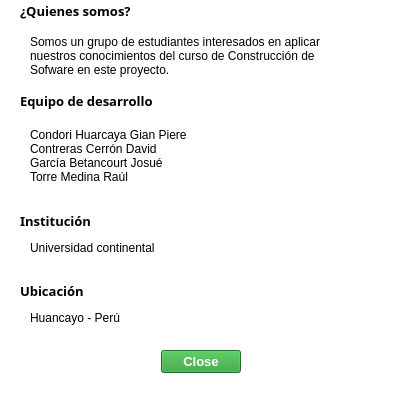
<?xml version="1.0" encoding="UTF-8"?>
<ui version="4.0">
 <class>AcercaDeNosotros</class>
 <widget class="QMainWindow" name="AcercaDeNosotros">
  <property name="windowModality">
   <enum>Qt::NonModal</enum>
  </property>
  <property name="geometry">
   <rect>
    <x>0</x>
    <y>0</y>
    <width>400</width>
    <height>400</height>
   </rect>
  </property>
  <property name="minimumSize">
   <size>
    <width>400</width>
    <height>400</height>
   </size>
  </property>
  <property name="maximumSize">
   <size>
    <width>400</width>
    <height>400</height>
   </size>
  </property>
  <property name="cursor">
   <cursorShape>ArrowCursor</cursorShape>
  </property>
  <property name="windowTitle">
   <string>Gestión de Sueldos</string>
  </property>
  <property name="styleSheet">
   <string notr="true">background-color: white</string>
  </property>
  <widget class="QWidget" name="centralwidget">
   <widget class="QLabel" name="label_2">
    <property name="geometry">
     <rect>
      <x>20</x>
      <y>0</y>
      <width>121</width>
      <height>21</height>
     </rect>
    </property>
    <property name="font">
     <font>
      <family>14pt Arial</family>
      <pointsize>10</pointsize>
      <italic>false</italic>
      <bold>true</bold>
     </font>
    </property>
    <property name="styleSheet">
     <string notr="true">font: 700 light 14pt &quot;Arial&quot;;
color: black;</string>
    </property>
    <property name="text">
     <string>¿Quienes somos?</string>
    </property>
   </widget>
   <widget class="QDialogButtonBox" name="buttonBoxCerrar">
    <property name="geometry">
     <rect>
      <x>160</x>
      <y>350</y>
      <width>81</width>
      <height>24</height>
     </rect>
    </property>
    <property name="font">
     <font>
      <pointsize>10</pointsize>
      <italic>false</italic>
      <bold>true</bold>
     </font>
    </property>
    <property name="styleSheet">
     <string notr="true">
font: bold 10pt;
color: white;
background: rgb(43, 155, 51);</string>
    </property>
    <property name="orientation">
     <enum>Qt::Horizontal</enum>
    </property>
    <property name="standardButtons">
     <set>QDialogButtonBox::Close</set>
    </property>
    <property name="centerButtons">
     <bool>true</bool>
    </property>
   </widget>
   <widget class="QLabel" name="label">
    <property name="geometry">
     <rect>
      <x>30</x>
      <y>30</y>
      <width>311</width>
      <height>51</height>
     </rect>
    </property>
    <property name="text">
     <string>Somos un grupo de estudiantes interesados en aplicar 
nuestros conocimientos del curso de Construcción de 
Sofware en este proyecto.</string>
    </property>
   </widget>
   <widget class="QLabel" name="label_3">
    <property name="geometry">
     <rect>
      <x>20</x>
      <y>90</y>
      <width>141</width>
      <height>21</height>
     </rect>
    </property>
    <property name="font">
     <font>
      <family>14pt Arial</family>
      <pointsize>10</pointsize>
      <italic>false</italic>
      <bold>true</bold>
     </font>
    </property>
    <property name="styleSheet">
     <string notr="true">font: 700 light 14pt &quot;Arial&quot;;
color: black;</string>
    </property>
    <property name="text">
     <string>Equipo de desarrollo</string>
    </property>
   </widget>
   <widget class="QLabel" name="label_4">
    <property name="geometry">
     <rect>
      <x>30</x>
      <y>120</y>
      <width>211</width>
      <height>71</height>
     </rect>
    </property>
    <property name="text">
     <string>Condori Huarcaya Gian Piere 
Contreras Cerrón David 
García Betancourt Josué 
Torre Medina Raúl</string>
    </property>
   </widget>
   <widget class="QLabel" name="label_5">
    <property name="geometry">
     <rect>
      <x>20</x>
      <y>210</y>
      <width>81</width>
      <height>21</height>
     </rect>
    </property>
    <property name="font">
     <font>
      <family>14pt Arial</family>
      <pointsize>10</pointsize>
      <italic>false</italic>
      <bold>true</bold>
     </font>
    </property>
    <property name="styleSheet">
     <string notr="true">font: 700 light 14pt &quot;Arial&quot;;
color: black;</string>
    </property>
    <property name="text">
     <string>Institución</string>
    </property>
   </widget>
   <widget class="QLabel" name="label_6">
    <property name="geometry">
     <rect>
      <x>30</x>
      <y>240</y>
      <width>131</width>
      <height>16</height>
     </rect>
    </property>
    <property name="text">
     <string>Universidad continental</string>
    </property>
   </widget>
   <widget class="QLabel" name="label_7">
    <property name="geometry">
     <rect>
      <x>210</x>
      <y>150</y>
      <width>171</width>
      <height>171</height>
     </rect>
    </property>
    <property name="text">
     <string/>
    </property>
    <property name="pixmap">
     <pixmap>universidad-continental LOGO.png</pixmap>
    </property>
    <property name="scaledContents">
     <bool>true</bool>
    </property>
   </widget>
   <widget class="QLabel" name="label_8">
    <property name="geometry">
     <rect>
      <x>20</x>
      <y>280</y>
      <width>81</width>
      <height>21</height>
     </rect>
    </property>
    <property name="font">
     <font>
      <family>14pt Arial</family>
      <pointsize>10</pointsize>
      <italic>false</italic>
      <bold>true</bold>
     </font>
    </property>
    <property name="styleSheet">
     <string notr="true">font: 700 light 14pt &quot;Arial&quot;;
color: black;</string>
    </property>
    <property name="text">
     <string>Ubicación</string>
    </property>
   </widget>
   <widget class="QLabel" name="label_9">
    <property name="geometry">
     <rect>
      <x>30</x>
      <y>310</y>
      <width>131</width>
      <height>16</height>
     </rect>
    </property>
    <property name="text">
     <string>Huancayo - Perú</string>
    </property>
   </widget>
  </widget>
  <widget class="QMenuBar" name="menubar">
   <property name="geometry">
    <rect>
     <x>0</x>
     <y>0</y>
     <width>400</width>
     <height>22</height>
    </rect>
   </property>
  </widget>
  <widget class="QStatusBar" name="statusbar"/>
 </widget>
 <resources/>
 <connections/>
</ui>
